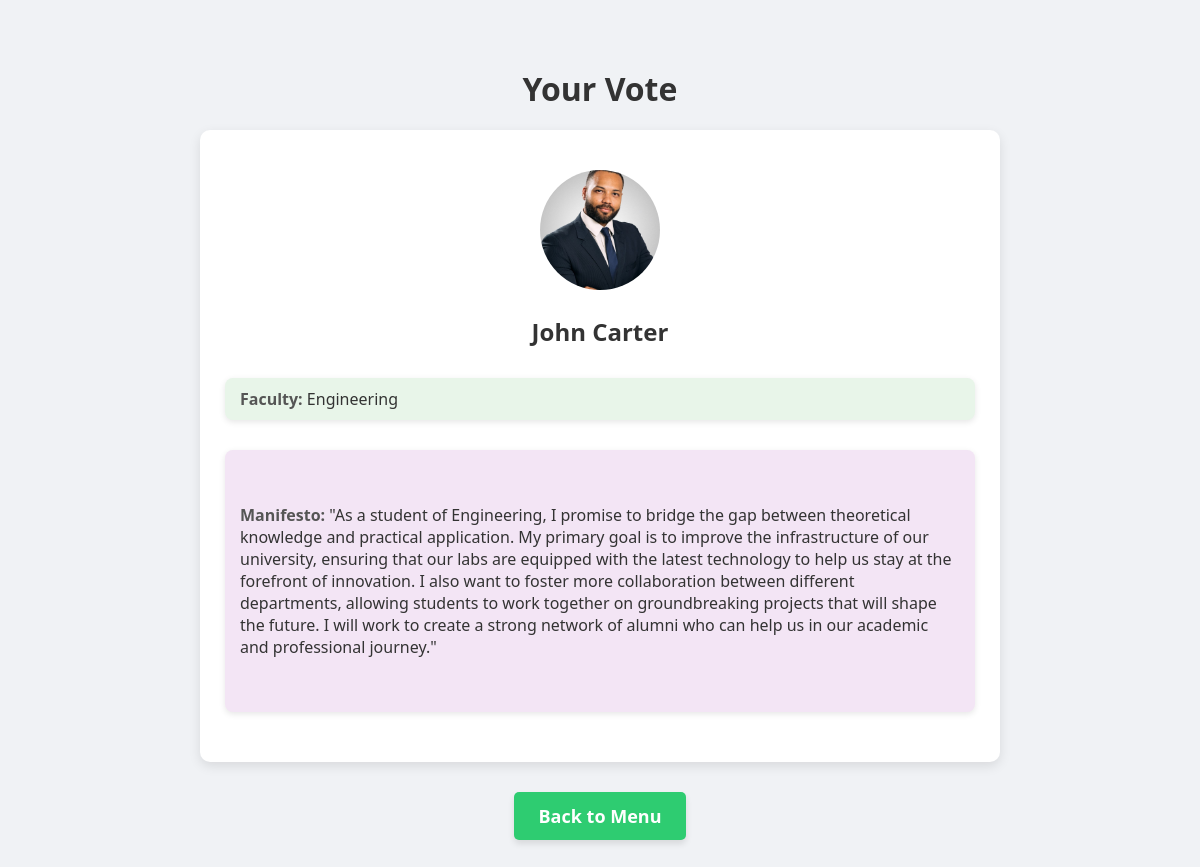
Screenshot of /show_vote.php (signed in) with the database file from the repository.
### tables this page shows
CREATE TABLE `candidates` (
  `candidate_id` int(11) NOT NULL,
  `name` varchar(255) NOT NULL,
  `faculty` varchar(255) NOT NULL,
  `manifesto` text NOT NULL,
  `image` varchar(255) DEFAULT NULL
);

### show_vote.php (the view, shortened to what this page needs)
<?php
include 'db.php';
$user_id = $_SESSION['user_id'];
$voteQuery = $pdo->prepare("
    SELECT candidates.name, candidates.faculty, candidates.manifesto, candidates.image
    FROM votes
    JOIN candidates ON votes.candidate_id = candidates.candidate_id
    WHERE votes.user_id = ?
");
$voteQuery->execute([$user_id]);
$vote = $voteQuery->fetch();
?>
<!DOCTYPE html>
<html lang="en">
<head>
    <link rel="stylesheet" href="css/vote.css">
</head>
<body>
    <div class="vote-container">
        <h2>Your Vote</h2>
        <?php if ($vote): ?>
            <div class="candidate-card">
                <img src="uploads/<?php echo htmlspecialchars($vote['image']); ?>"
                    alt="<?php echo htmlspecialchars($vote['name']); ?>"
                    class="candidate-image">
                <div class="candidate-info">
                    <h3><?php echo htmlspecialchars($vote['name']); ?></h3>
                    <div class="candidate-faculty">
                        <p><strong>Faculty:</strong> <?= htmlspecialchars($vote['faculty']) ?></p>
                    </div>
                    <div class="candidate-manifesto">
                        <p><strong>Manifesto:</strong> <?= htmlspecialchars($vote['manifesto']) ?></p>
                    </div>
                </div>
            </div>
        <?php else: ?>
            <p>You have not voted yet.</p>
        <?php endif; ?>
        <div class="menu-button">
            <a href="menu.php" class="button">Back to Menu</a>
        </div>
    </div>
</body>
</html>

### css/vote.css (style rules this page uses)
body, html { margin: 0; padding: 0; font-family: 'Segoe UI', Tahoma, Geneva, Verdana, sans-serif; background-color: #f0f2f5; height: 100vh; display: flex; justify-content: center; align-items: flex-start; padding-top: 0px; }
.vote-container { padding: 30px; max-width: 800px; width: 100%; text-align: center; margin-top: 0; }
.vote-container h2 { color: #333; margin-bottom: 20px; font-size: 2rem; padding-top: 10px; }
.candidate-card { background-color: #fff; padding: 40px; border-radius: 10px; box-shadow: 0 4px 12px rgba(0, 0, 0, 0.1); display: flex; flex-direction: column; align-items: center; margin-bottom: 20px; text-align: center; }
.candidate-image { width: 120px; height: 120px; border-radius: 50%; object-fit: cover; margin-bottom: 15px; }
.candidate-info { display: flex; flex-direction: column; align-items: center; gap: 20px; width: 100%; }
.candidate-info h3 { font-size: 1.5rem; color: #333; margin: 10px 0; }
.candidate-faculty { background-color: #e8f5e9; padding: 10px 15px; border-radius: 8px; width: 100%; text-align: left; box-shadow: 0 2px 6px rgba(0, 0, 0, 0.1); margin-bottom: 10px; }
.candidate-manifesto { background-color: #f3e5f5; padding: 10px 15px; border-radius: 8px; width: 100%; text-align: left; box-shadow: 0 2px 6px rgba(0, 0, 0, 0.1); margin-bottom: 10px; white-space: pre-wrap; }
.candidate-faculty p, .candidate-manifesto p { margin: 0; font-size: 1rem; color: #333; }
.candidate-faculty strong, .candidate-manifesto strong { color: #555; }
.menu-button { text-align: center; margin-top: 30px; }
.menu-button .button { display: inline-block; padding: 12px 25px; background-color: #2ecc71; color: white; font-size: 18px; font-weight: bold; text-decoration: none; border-radius: 5px; box-shadow: 0 4px 6px rgba(0, 0, 0, 0.1); transition: background-color 0.3s, transform 0.3s, box-shadow 0.3s; }

### rows the page displays
candidates: image (picture), name "John Carter", faculty "Engineering", manifesto "\"As a student of Engineering, I promise to bridge the gap between theoretical knowledge and practical application. My primary goal is to improve the infrastructure of our university, ensuring that our labs are equipped with the latest technology to help us stay at the forefront of innovation. I also want to foster more collaboration between different departments, allowing students to work together on groundbreaking projects that will shape the future. I will work to create a strong network of alumni who can help us in our academic and professional journey.\""
